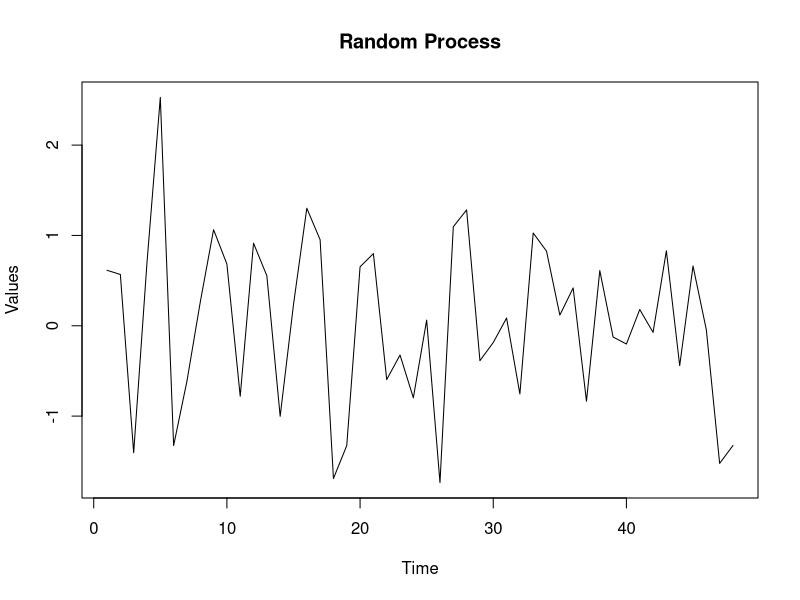
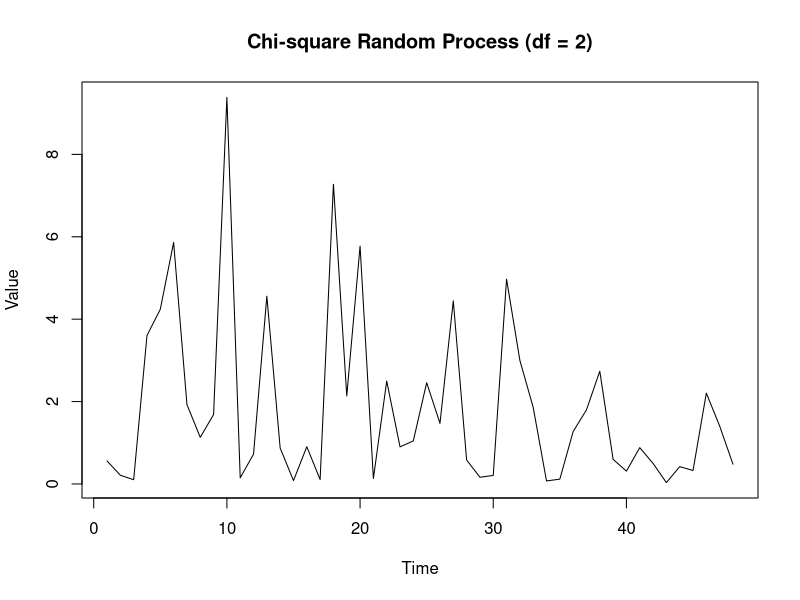
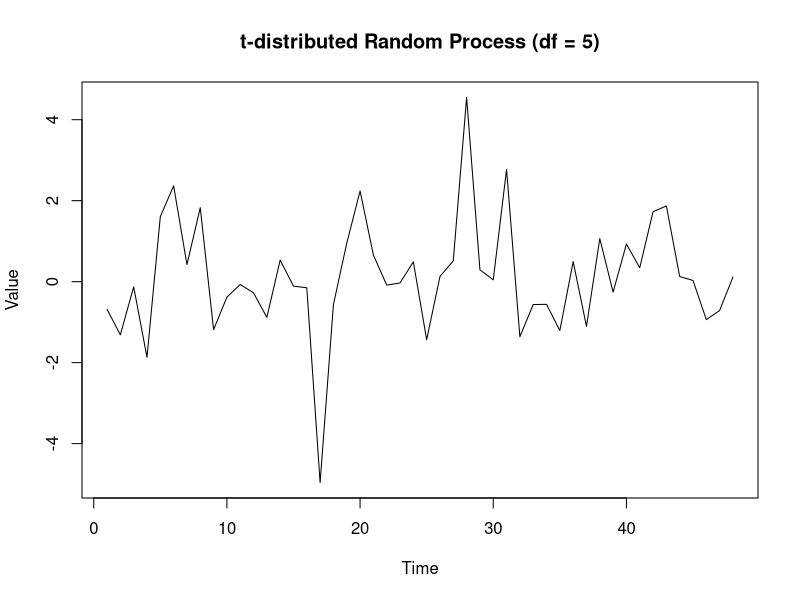

Write the R code that produced these figures, in order.
## ---- chunk 1
normal_process <- rnorm(48, mean = 0, sd = 1)
#plotting
plot(normal_process, type = "l", xlab = "Time", ylab = "Values", main = "Random Process")

## ---- chunk 2
#chi_square
chisq_process <- rchisq(48, df = 2)

#plotting
plot(chisq_process, type = "l", xlab = "Time", ylab = "Value",
     main = "Chi-square Random Process (df = 2)")
## ---- chunk 3
#t-distributed 
set.seed(123)
t_process <- rt(48, df = 5)

#plotting
plot(t_process, type = "l", xlab = "Time", ylab = "Value",
     main = "t-distributed Random Process (df = 5)")
